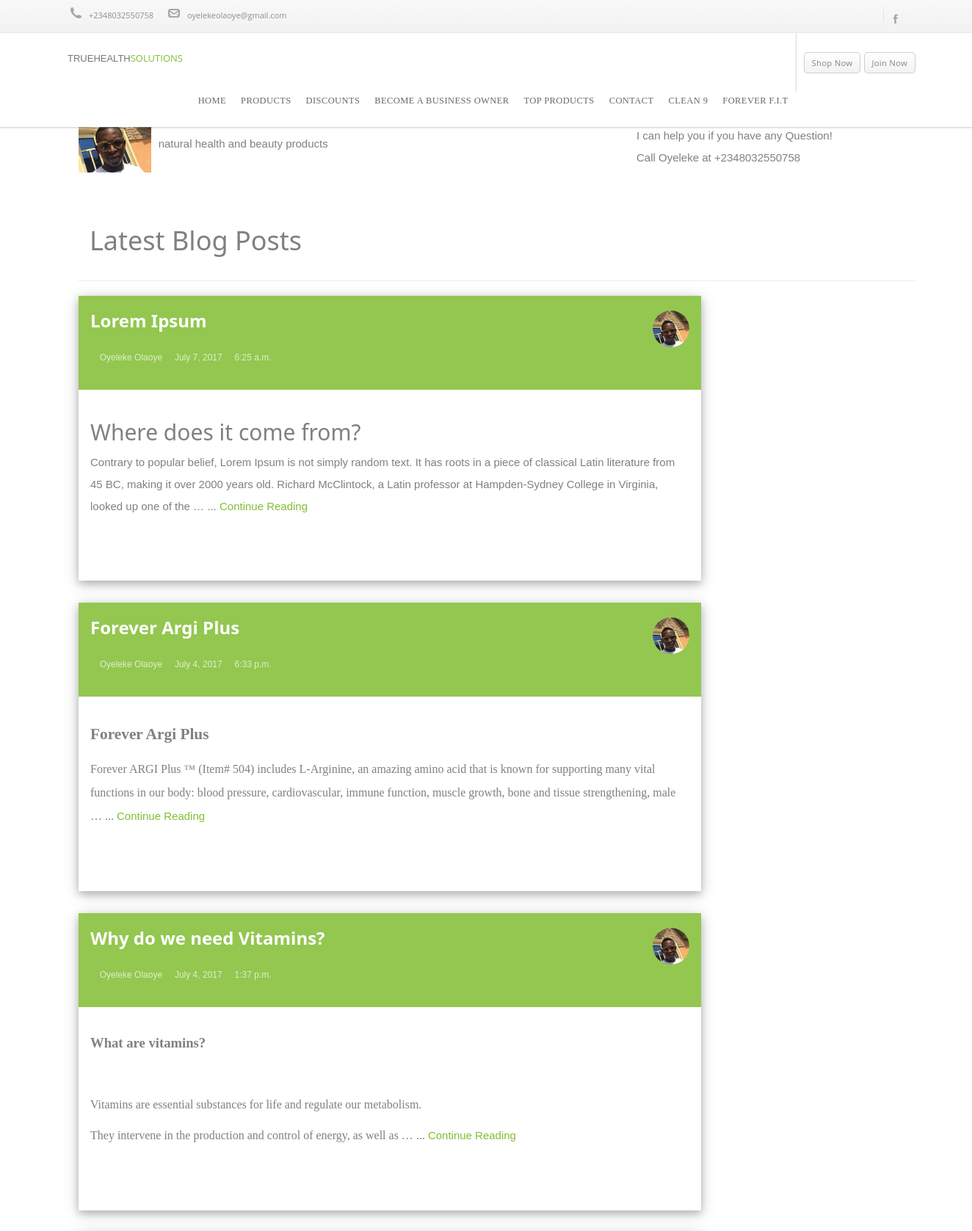
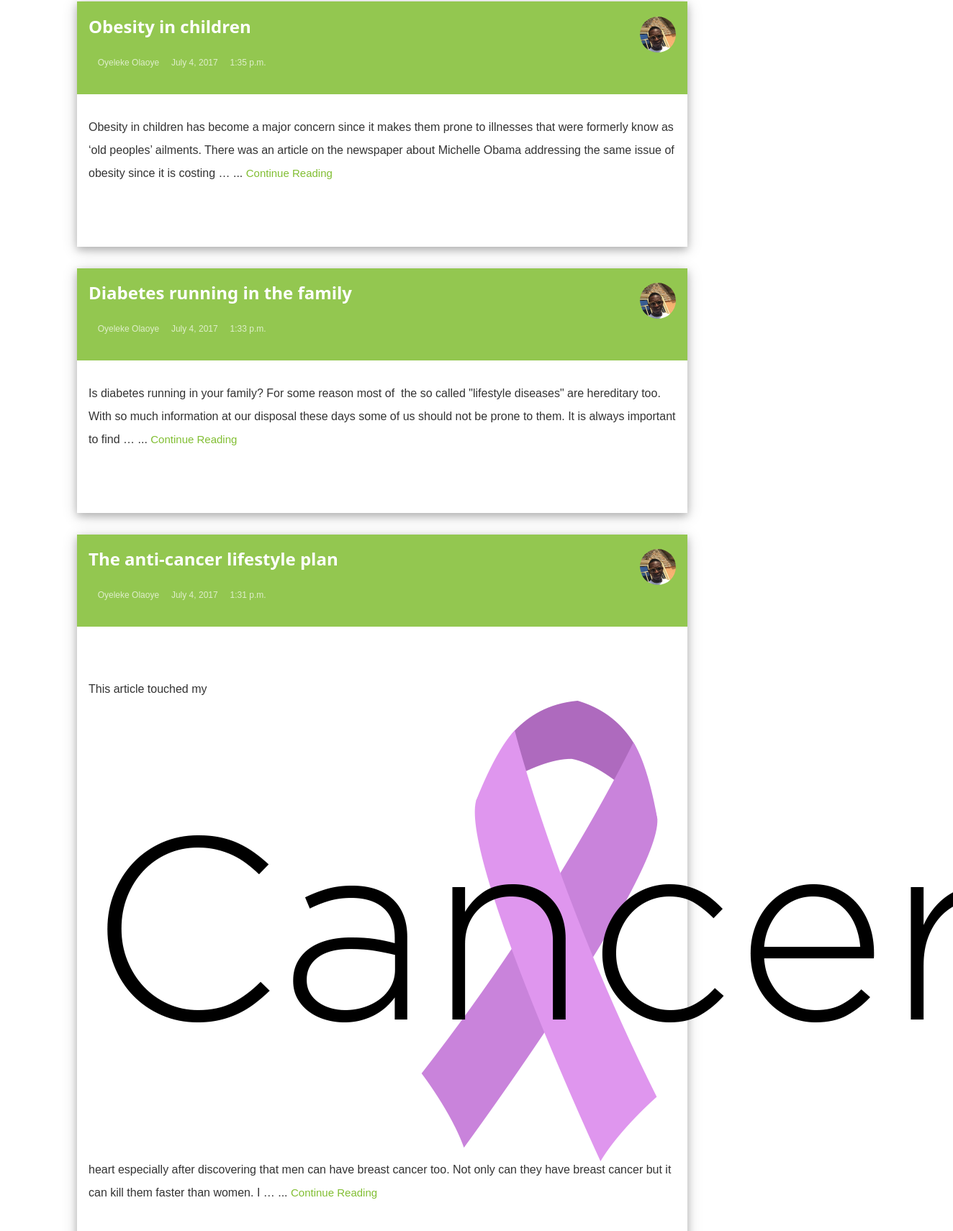
The app's page /blogs/ (upper part) with its own data (2 pictures, top to bottom).
### blogs/models.py (models this page shows, shortened)
class BlogPost(models.Model):
    title = models.CharField(max_length=200)
    content = models.TextField()
    author = models.ForeignKey(User)
    likes = models.IntegerField(default=0)
    slug = models.CharField(blank=True, max_length=150)
    category = models.ForeignKey(to=ProductCategory, null=True)
    timestamp = models.DateTimeField(auto_now_add=True)
    class Meta:
        ordering = ['-timestamp']

### blogs/views.py (the view)
class AllBlogs(View):
    def get(self, request):
        posts = BlogPost.objects.all()
        paginator = Paginator(posts, 10)
        page = request.GET.get('page')
        try:
            posts = paginator.page(page)
        except PageNotAnInteger:
            posts = paginator.page(1)
        except EmptyPage:
            posts = paginator.page(paginator.num_pages)
        return render(request, 'new-blog-list.html', {'posts': posts})

### templates/new-blog-list.html (shortened to what this page needs)
{% extends 'no-carousel-base.html' %}
{% load static %}
{% block content %}
    <div class="container">
        <h1 style="padding: 15px;">Latest Blog Posts</h1>
        <hr>
        <div class="row">
            <div class="col-lg-9 no-padding-mobile-container">
                {% for post in posts %}
                    <a href="/blogs/{{ post.slug }}" class="hover-card hover-card-hovered">
                        <div class="w3-card-4 test" style="width:100%;">
                            <header class="w3-container card-header">
                                <img src="{% static 'images/leke.jpg' %}" alt="User" class="small-post-img img-responsive pull-right" style="margin-top: 20px; border-radius: 50%;">
                                <h3><b>{{ post.title }}</b></h3>
                                <small><span class="fa fa-user w3-text-white"></span> {{ post.author.first_name }} {{ post.author.last_name }}</small>
                                <small><span class="fa fa-calendar w3-text-white"></span> {{ post.timestamp.date }}</small>
                                <small><span class="fa fa-clock-o w3-text-white"></span> {{ post.timestamp.time }}</small>
                                <br>
                                <br>
                            </header>
                            <div class="w3-container" style="padding-bottom: 15px; line-height: 1.5 !important;">
                                <br>
                                <div class="post-excerpt">
                                    {{ post.content | safe | truncatewords:50 }} ... <a href="/blogs/{{ post.slug }}" style="color: rgba(129, 190, 50, 1);">Continue Reading</a>
                                </div>
                            </div>
                            <div class="int-bar">
                                <a onclick="return popitup(this)" href="https://www.facebook.com/sharer/sharer.php?u=http://truealoehealth.com/blogs/{{ post.slug }}"><span class="fa fa-facebook-official"></span></a>
                                <a onclick="return popitup(this)" href="https://twitter.com/intent/tweet?text=Read about {{ post.title }} at http://truealoehealth.com/blogs/{{ post.slug }}"><span class="fa fa-twitter-square"></span></a>
                            </div>
                        </div>
                    </a>
                    <br>
                {% endfor %}
            </div>
        <br> <br>
{% endblock %}

### truealoehealth/static/css/style_2.css (style rules this page uses)
* { margin:0px; padding:0px; }
h1,h2,h3,h4 { margin-top:0px; }
html { width:100%; height:100%; }
body { font-family:Proxima Nova Light, Helvetica, Arial; font-size:15px; color:#464646; width:100%; height:100%; }
h1 { font-family:Proxima Nova Light, Helvetica, Arial; }
a { color:#81be32; -webkit-transition: color 0.2s linear; -moz-transition: color 0.2s linear; -ms-transition: color 0.2s linear; -o-transition: color 0.2s linear; transition: color 0.2s linear; }

### truealoehealth/static/css/w3.css (style rules this page uses)
*,*:before,*:after { box-sizing:inherit }
html { -ms-text-size-adjust:100%;-webkit-text-size-adjust:100% }
body { margin:0 }
article,aside,details,figcaption,figure,footer,header,main,menu,nav,section,summary { display:block }
a { background-color:transparent;-webkit-text-decoration-skip:objects }
small { font-size:80% }
img { border-style:none }
hr { box-sizing:content-box;height:0;overflow:visible }
html,body { font-family:Verdana,sans-serif;font-size:15px;line-height:1.5 }
html { overflow-x:hidden }
h1 { font-size:36px }
h2 { font-size:30px }
h3 { font-size:24px }
h1,h2,h3,h4,h5,h6 { font-family:"Segoe UI",Arial,sans-serif;font-weight:400;margin:10px 0 }
hr { border:0;border-top:1px solid #eee;margin:20px 0 }
img { margin-bottom:-5px }
a { color:inherit }
.w3-container:after,.w3-container:before,.w3-panel:after,.w3-panel:before,.w3-row:after,.w3-row:before,.w3-row-padding:after,.w3-row-padding:before, .w3-cell-row:before,.w3-cell-row:after,.w3-clear:after,.w3-clear:before,.w3-bar:before,.w3-bar:after { content:"";display:table;clear:both }
.w3-container,.w3-panel { padding:0.01em 16px }
.w3-card-4,.w3-hover-shadow:hover { box-shadow:0 4px 10px 0 rgba(0,0,0,0.2),0 4px 20px 0 rgba(0,0,0,0.19) }
.w3-text-white,.w3-hover-text-white:hover { color:#fff!important }

### truealoehealth/static/css/style.css (style rules this page uses)
* { color: grey; line-height: 2.0; }
h1 { font-weight: 500; }
img { cursor: zoom-in; }
.carousel-inner>.item>a>img, .carousel-inner>.item>img, .img-responsive, .thumbnail a>img, .thumbnail>img { margin: 0 auto; }
.small-post-img { width: 50px; height: 50px; }
.int-bar { display: block; text-align: right; padding: 15px; }
.int-bar a { padding: 5px; }
.int-bar a span { font-size: 25px; }
.card-header { display: block; background-color: rgba(129, 190, 50, 0.85); color: white !important; }
.card-header h3 b { color: white !important; }
.card-header small { color: rgba(255, 255, 255, 0.7) !important; }

### records on screen
BlogPost: title "Lorem Ipsum", author.first_name "Oyeleke", author.last_name "Olaoye", timestamp "July 7, 2017", timestamp.time "6:25 a.m.", content "Where does it come from? Contrary to popular belief, Lorem Ipsum is not simply random text. It has roots in a piece of classical Latin literature from 45 BC, making it over 2000 years old. Richard McClintock, a Latin professor at Hampden-Sydney College in Virginia, looked up one of the …"
BlogPost: title "Forever Argi Plus", author.first_name "Oyeleke", author.last_name "Olaoye", timestamp "July 4, 2017", timestamp.time "6:33 p.m.", content "Forever Argi Plus Forever ARGI Plus ™ (Item# 504) includes L-Arginine, an amazing amino acid that is known for supporting many vital functions in our body: blood pressure, cardiovascular, immune function, muscle growth, bone and tissue strengthening, male …"
BlogPost: title "Why do we need Vitamins?", author.first_name "Oyeleke", author.last_name "Olaoye", timestamp "July 4, 2017", timestamp.time "1:37 p.m.", content "What are vitamins? Vitamins are essential substances for life and regulate our metabolism. They intervene in the production and control of energy, as well as …"
BlogPost: title "Obesity in children", author.first_name "Oyeleke", author.last_name "Olaoye", timestamp "July 4, 2017", timestamp.time "1:35 p.m.", content "Obesity in children has become a major concern since it makes them prone to illnesses that were formerly know as ‘old peoples’ ailments. There was an article on the newspaper about Michelle Obama addressing the same issue of obesity since it is costing …"
BlogPost: title "Diabetes running in the family", author.first_name "Oyeleke", author.last_name "Olaoye", timestamp "July 4, 2017", timestamp.time "1:33 p.m.", content "Is diabetes running in your family? For some reason most of the so called \"lifestyle diseases\" are hereditary too. With so much information at our disposal these days some of us should not be prone to them. It is always important to find …"
BlogPost: title "The anti-cancer lifestyle plan", author.first_name "Oyeleke", author.last_name "Olaoye", timestamp "July 4, 2017", timestamp.time "1:31 p.m.", content "This article touched my heart especially after discovering that men can have breast cancer too. Not only can they have breast cancer but it can kill them faster than women. I …", content (picture)
